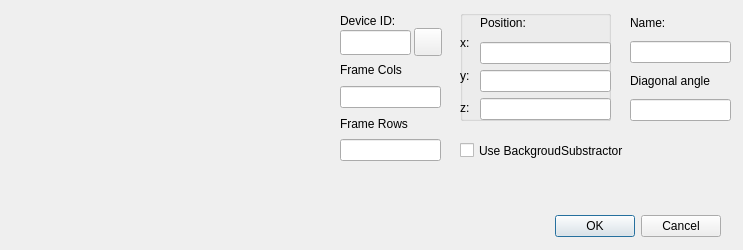
<?xml version="1.0" encoding="UTF-8"?>
<ui version="4.0">
 <class>AddCamera</class>
 <widget class="QDialog" name="AddCamera">
  <property name="geometry">
   <rect>
    <x>0</x>
    <y>0</y>
    <width>743</width>
    <height>250</height>
   </rect>
  </property>
  <property name="minimumSize">
   <size>
    <width>438</width>
    <height>180</height>
   </size>
  </property>
  <property name="windowTitle">
   <string>Dialog</string>
  </property>
  <widget class="QDialogButtonBox" name="buttonBox">
   <property name="geometry">
    <rect>
     <x>490</x>
     <y>210</y>
     <width>231</width>
     <height>32</height>
    </rect>
   </property>
   <property name="layoutDirection">
    <enum>Qt::LeftToRight</enum>
   </property>
   <property name="orientation">
    <enum>Qt::Horizontal</enum>
   </property>
   <property name="standardButtons">
    <set>QDialogButtonBox::Cancel|QDialogButtonBox::Ok</set>
   </property>
   <property name="centerButtons">
    <bool>false</bool>
   </property>
  </widget>
  <widget class="QWidget" name="layoutWidget">
   <property name="geometry">
    <rect>
     <x>630</x>
     <y>10</y>
     <width>101</width>
     <height>111</height>
    </rect>
   </property>
   <layout class="QVBoxLayout" name="verticalLayout_3">
    <item>
     <widget class="QLabel" name="NameText">
      <property name="text">
       <string>Name:</string>
      </property>
     </widget>
    </item>
    <item>
     <widget class="QLineEdit" name="Name">
      <property name="maxLength">
       <number>16</number>
      </property>
     </widget>
    </item>
    <item>
     <widget class="QLabel" name="zorn">
      <property name="text">
       <string>Diagonal angle</string>
      </property>
     </widget>
    </item>
    <item>
     <widget class="QLineEdit" name="zorny_uhol">
      <property name="autoFillBackground">
       <bool>false</bool>
      </property>
     </widget>
    </item>
   </layout>
  </widget>
  <widget class="QPushButton" name="Play_ID">
   <property name="geometry">
    <rect>
     <x>414</x>
     <y>28</y>
     <width>28</width>
     <height>28</height>
    </rect>
   </property>
   <property name="text">
    <string/>
   </property>
   <property name="icon">
    <iconset>
     <normaloff>Pictures/show_camera.ico</normaloff>Pictures/show_camera.ico</iconset>
   </property>
   <property name="iconSize">
    <size>
     <width>20</width>
     <height>20</height>
    </size>
   </property>
   <property name="checkable">
    <bool>true</bool>
   </property>
  </widget>
  <widget class="QLineEdit" name="deviceUSB_ID">
   <property name="geometry">
    <rect>
     <x>340</x>
     <y>30</y>
     <width>71</width>
     <height>25</height>
    </rect>
   </property>
  </widget>
  <widget class="QLabel" name="device">
   <property name="geometry">
    <rect>
     <x>340</x>
     <y>10</y>
     <width>91</width>
     <height>21</height>
    </rect>
   </property>
   <property name="text">
    <string>Device ID:</string>
   </property>
  </widget>
  <widget class="QGroupBox" name="groupBox">
   <property name="geometry">
    <rect>
     <x>460</x>
     <y>10</y>
     <width>151</width>
     <height>111</height>
    </rect>
   </property>
   <property name="title">
    <string/>
   </property>
   <widget class="QWidget" name="layoutWidget">
    <property name="geometry">
     <rect>
      <x>20</x>
      <y>0</y>
      <width>131</width>
      <height>110</height>
     </rect>
    </property>
    <layout class="QVBoxLayout" name="verticalLayout">
     <item>
      <widget class="QLabel" name="Position">
       <property name="text">
        <string>Position:</string>
       </property>
      </widget>
     </item>
     <item>
      <widget class="QLineEdit" name="X">
       <property name="inputMethodHints">
        <set>Qt::ImhDigitsOnly</set>
       </property>
      </widget>
     </item>
     <item>
      <widget class="QLineEdit" name="Y">
       <property name="inputMethodHints">
        <set>Qt::ImhDigitsOnly</set>
       </property>
      </widget>
     </item>
     <item>
      <widget class="QLineEdit" name="Z">
       <property name="inputMethodHints">
        <set>Qt::ImhDigitsOnly</set>
       </property>
      </widget>
     </item>
    </layout>
   </widget>
   <widget class="QWidget" name="layoutWidget">
    <property name="geometry">
     <rect>
      <x>0</x>
      <y>20</y>
      <width>16</width>
      <height>91</height>
     </rect>
    </property>
    <layout class="QVBoxLayout" name="verticalLayout_2">
     <item>
      <widget class="QLabel" name="x">
       <property name="text">
        <string>x:</string>
       </property>
      </widget>
     </item>
     <item>
      <widget class="QLabel" name="y">
       <property name="text">
        <string>y:</string>
       </property>
      </widget>
     </item>
     <item>
      <widget class="QLabel" name="z">
       <property name="text">
        <string>z:</string>
       </property>
      </widget>
     </item>
    </layout>
   </widget>
  </widget>
  <widget class="QWidget" name="verticalLayoutWidget">
   <property name="geometry">
    <rect>
     <x>340</x>
     <y>60</y>
     <width>101</width>
     <height>101</height>
    </rect>
   </property>
   <layout class="QVBoxLayout" name="verticalLayout_4">
    <item>
     <widget class="QLabel" name="FrameC">
      <property name="text">
       <string>Frame Cols</string>
      </property>
     </widget>
    </item>
    <item>
     <widget class="QLineEdit" name="FrameCols"/>
    </item>
    <item>
     <widget class="QLabel" name="FrameR">
      <property name="text">
       <string>Frame Rows</string>
      </property>
     </widget>
    </item>
    <item>
     <widget class="QLineEdit" name="FrameRows"/>
    </item>
   </layout>
  </widget>
  <widget class="QCheckBox" name="useBackgroundSub">
   <property name="geometry">
    <rect>
     <x>460</x>
     <y>140</y>
     <width>191</width>
     <height>21</height>
    </rect>
   </property>
   <property name="text">
    <string>Use BackgroudSubstractor</string>
   </property>
  </widget>
  <widget class="QLabel" name="warning">
   <property name="geometry">
    <rect>
     <x>350</x>
     <y>205</y>
     <width>201</width>
     <height>21</height>
    </rect>
   </property>
   <property name="palette">
    <palette>
     <active>
      <colorrole role="WindowText">
       <brush brushstyle="SolidPattern">
        <color alpha="255">
         <red>232</red>
         <green>0</green>
         <blue>0</blue>
        </color>
       </brush>
      </colorrole>
      <colorrole role="Text">
       <brush brushstyle="SolidPattern">
        <color alpha="255">
         <red>255</red>
         <green>0</green>
         <blue>0</blue>
        </color>
       </brush>
      </colorrole>
      <colorrole role="BrightText">
       <brush brushstyle="SolidPattern">
        <color alpha="255">
         <red>254</red>
         <green>246</green>
         <blue>255</blue>
        </color>
       </brush>
      </colorrole>
      <colorrole role="ButtonText">
       <brush brushstyle="SolidPattern">
        <color alpha="255">
         <red>252</red>
         <green>0</green>
         <blue>0</blue>
        </color>
       </brush>
      </colorrole>
      <colorrole role="ToolTipText">
       <brush brushstyle="SolidPattern">
        <color alpha="255">
         <red>255</red>
         <green>0</green>
         <blue>0</blue>
        </color>
       </brush>
      </colorrole>
     </active>
     <inactive>
      <colorrole role="WindowText">
       <brush brushstyle="SolidPattern">
        <color alpha="255">
         <red>232</red>
         <green>0</green>
         <blue>0</blue>
        </color>
       </brush>
      </colorrole>
      <colorrole role="Text">
       <brush brushstyle="SolidPattern">
        <color alpha="255">
         <red>255</red>
         <green>0</green>
         <blue>0</blue>
        </color>
       </brush>
      </colorrole>
      <colorrole role="BrightText">
       <brush brushstyle="SolidPattern">
        <color alpha="255">
         <red>254</red>
         <green>246</green>
         <blue>255</blue>
        </color>
       </brush>
      </colorrole>
      <colorrole role="ButtonText">
       <brush brushstyle="SolidPattern">
        <color alpha="255">
         <red>252</red>
         <green>0</green>
         <blue>0</blue>
        </color>
       </brush>
      </colorrole>
      <colorrole role="ToolTipText">
       <brush brushstyle="SolidPattern">
        <color alpha="255">
         <red>255</red>
         <green>0</green>
         <blue>0</blue>
        </color>
       </brush>
      </colorrole>
     </inactive>
     <disabled>
      <colorrole role="WindowText">
       <brush brushstyle="SolidPattern">
        <color alpha="255">
         <red>190</red>
         <green>190</green>
         <blue>190</blue>
        </color>
       </brush>
      </colorrole>
      <colorrole role="Text">
       <brush brushstyle="SolidPattern">
        <color alpha="255">
         <red>190</red>
         <green>190</green>
         <blue>190</blue>
        </color>
       </brush>
      </colorrole>
      <colorrole role="BrightText">
       <brush brushstyle="SolidPattern">
        <color alpha="255">
         <red>254</red>
         <green>246</green>
         <blue>255</blue>
        </color>
       </brush>
      </colorrole>
      <colorrole role="ButtonText">
       <brush brushstyle="SolidPattern">
        <color alpha="255">
         <red>190</red>
         <green>190</green>
         <blue>190</blue>
        </color>
       </brush>
      </colorrole>
      <colorrole role="ToolTipText">
       <brush brushstyle="SolidPattern">
        <color alpha="255">
         <red>255</red>
         <green>0</green>
         <blue>0</blue>
        </color>
       </brush>
      </colorrole>
     </disabled>
    </palette>
   </property>
   <property name="font">
    <font>
     <weight>75</weight>
     <bold>true</bold>
    </font>
   </property>
   <property name="text">
    <string/>
   </property>
  </widget>
  <widget class="CQtOpenCVViewerGl" name="glImage" native="true">
   <property name="geometry">
    <rect>
     <x>10</x>
     <y>0</y>
     <width>320</width>
     <height>240</height>
    </rect>
   </property>
  </widget>
 </widget>
 <customwidgets>
  <customwidget>
   <class>CQtOpenCVViewerGl</class>
   <extends>QWidget</extends>
   <header>Gui/camwidget.h</header>
   <container>1</container>
  </customwidget>
 </customwidgets>
 <resources/>
 <connections>
  <connection>
   <sender>buttonBox</sender>
   <signal>rejected()</signal>
   <receiver>AddCamera</receiver>
   <slot>reject()</slot>
   <hints>
    <hint type="sourcelabel">
     <x>316</x>
     <y>260</y>
    </hint>
    <hint type="destinationlabel">
     <x>286</x>
     <y>274</y>
    </hint>
   </hints>
  </connection>
  <connection>
   <sender>Play_ID</sender>
   <signal>clicked(bool)</signal>
   <receiver>deviceUSB_ID</receiver>
   <slot>setDisabled(bool)</slot>
   <hints>
    <hint type="sourcelabel">
     <x>295</x>
     <y>105</y>
    </hint>
    <hint type="destinationlabel">
     <x>220</x>
     <y>105</y>
    </hint>
   </hints>
  </connection>
 </connections>
</ui>
